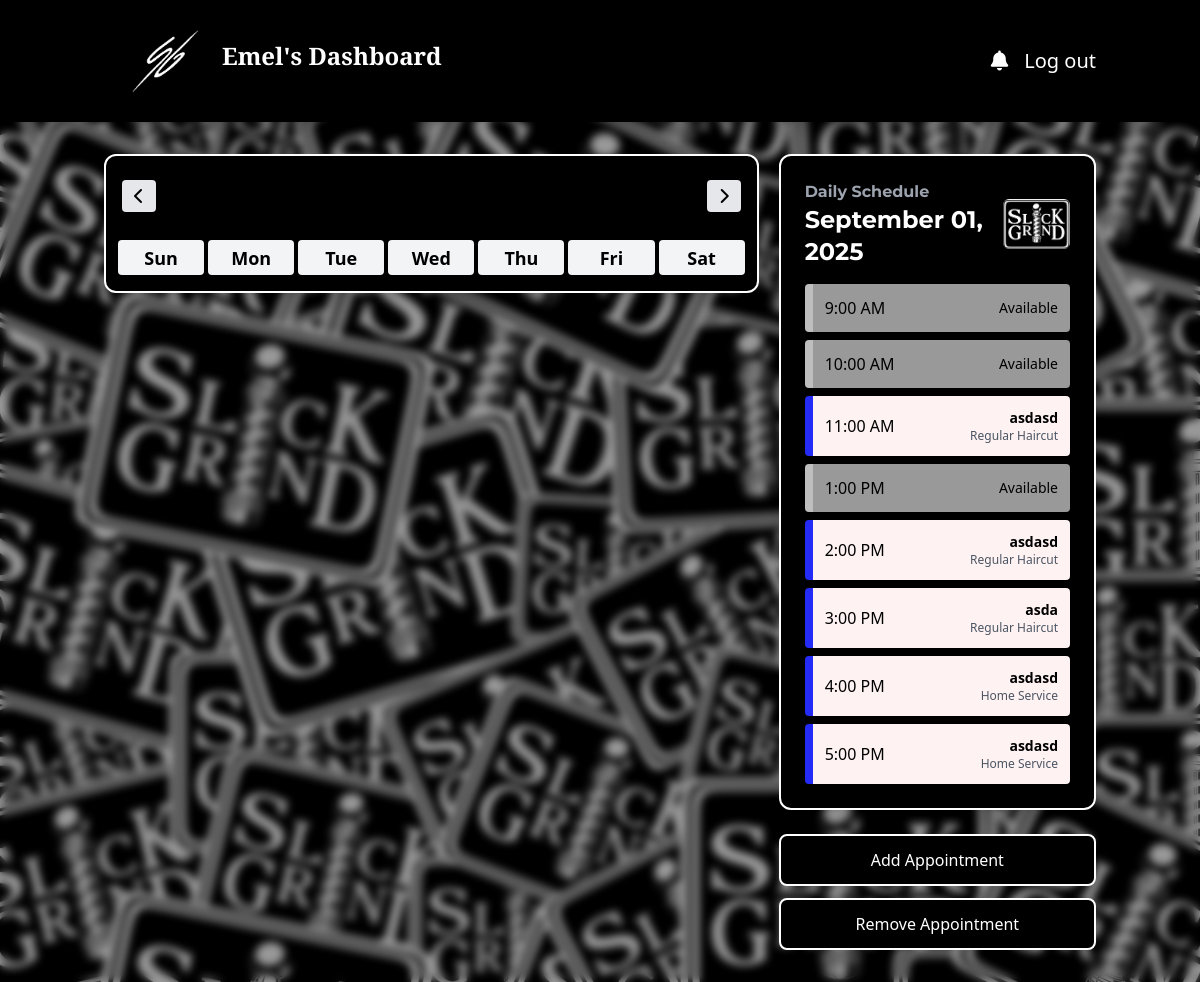
Screenshot of /admin/edashboard (signed in) with the database file from the repository.
### app/models.py (models this page shows, shortened)
class Appointment(db.Model):
    __tablename__ = "appointments"
    id = db.Column(db.Integer, primary_key=True)
    full_name = db.Column(db.String(100), nullable=False)
    cellphone = db.Column(db.String(20), nullable=False)
    email = db.Column(db.String(120), nullable=False)
    service = db.Column(db.String(100), nullable=False)
    barber = db.Column(db.String(100), nullable=False)
    date = db.Column(db.String(50), nullable=False)
    time = db.Column(db.String(50), nullable=False)
    created_at = db.Column(db.DateTime, default=datetime.utcnow)
    is_read = db.Column(db.Boolean, default=False)

### app/routes/admin_routes.py (the view)
@admin_bp.route("/edashboard")
@login_required
def Edashboard_home():
    logger.info(f"Current user: {current_user.username if current_user.is_authenticated else 'None'}")
    logger.info(f"Session contents: {session}")
    logger.info(f"Request cookies: {request.cookies}")
    logger.info(f"Request headers: {request.headers}")
    if not current_user.is_authenticated:
        logger.info("User not authenticated, redirecting to login")
        return redirect(url_for("admin.login"))
    today_dt = datetime.today()
    date_for_check = today_dt.strftime("%B %d, %Y")
    logger.debug(f"Edashboard: Querying for date {date_for_check}")
    try:
        appointments = Appointment.query.filter_by(barber="Emel Calomos", date=date_for_check).all()
        booked = {a.time: {
            'full_name': sanitize_string(a.full_name),
            'service': sanitize_string(a.service),
            'cellphone': sanitize_string(a.cellphone),
            'email': sanitize_string(a.email),
            'barber': sanitize_string(a.barber),
            'date': sanitize_string(a.date),
            'time': sanitize_string(a.time)
        } for a in appointments}
        logger.debug(f"Edashboard: Found {len(appointments)} appointments")
    except Exception as e:
        logger.error(f"Edashboard: Error querying appointments: {e}")
        booked = {}
    display_date = today_dt.strftime("%B %d, %Y")
    time_slots = [
        {'24h': '09:00', 'label': '9:00 AM'},
        {'24h': '10:00', 'label': '10:00 AM'},
        {'24h': '11:00', 'label': '11:00 AM'},
        {'24h': '13:00', 'label': '1:00 PM'},
        {'24h': '14:00', 'label': '2:00 PM'},
        {'24h': '15:00', 'label': '3:00 PM'},
        {'24h': '16:00', 'label': '4:00 PM'},
        {'24h': '17:00', 'label': '5:00 PM'},
    ]
    return render_template("admin/emel-dashboard_home.html",
                           username=current_user.username,
                           booked=booked,
                           time_slots=time_slots,
                           display_date=display_date)

### app/routes/admin_routes.py (called while the page is built)
def sanitize_string(s):
    if s is None:
        return 'N/A'
    return str(s)

### app/templates/admin/emel-dashboard_home.html (shortened to what this page needs)
<!DOCTYPE html>
<html lang="en">
<head>
    <script src="https://cdn.tailwindcss.com"></script>
    <link href="https://cdnjs.cloudflare.com/ajax/libs/font-awesome/6.0.0/css/all.min.css" rel="stylesheet">
</head>
<body class="body">
    <div class="fixed inset-0 bg-black/40 backdrop-blur-sm z-0"></div>
    <header class="calendar-header relative text-white shadow-lg z-50">
        <div class="container mx-auto px-4">
            <div class="flex justify-between items-center">
                <div class="flex flex-row m-4">
                    <img src="{{ url_for('static', filename='images/SG-LOGO.jpg')}}" class="w-[50px] h-[50px] rounded-full md:w-[60px] md:h-[60px] lg:w-[90px] lg:h-[90px]">
                    <h1 class="font-playfair font-bold text-xl md:text-xl lg:text-2xl xl:text-3xl mt-[12px] sm:mt-[12px] md:mt-[16px] lg:mt-[24px] ml-3">Emel's Dashboard</h1>
                </div>
                <div class="flex items-center space-x-4">
                    <div class="relative">
    <button id="notification-btn" class="text-white text-xs md:text-lg lg:text-xl xl:text-base relative">
        <i class="fas fa-bell"></i>
    </button>
</div>
                        <a href="{{ url_for('admin.logout') }}" class="btn btn-danger text-xs md:text-lg lg:text-xl xl:text-base">
                            Log out
                        </a>
                </div>
            </div>
        </div>
    </header>
    <main class="relative flex-1">
        <div class="container mx-auto px-4 py-8 relative z-10">
            <div class="grid grid-cols-1 lg:grid-cols-3 gap-5">
                <div class="lg:col-span-2">
                    <div class="rounded-xl shadow-lg p-3 bg-black border-2 border-white">
                        <div class="grid grid-cols-[1fr_auto_1fr] items-center w-full mb-6 p-1 mt-2 rounded-[4px]">
                            <button id="prevMonthBtn" class="justify-self-start px-3 py-1 bg-gray-200 rounded hover:bg-gray-300 transition">
                                <i class="fas fa-chevron-left h-[15px]"></i>
                            </button>
                            <span id="calendarMonthYear" class="justify-self-center text-center px-2 py-1 text-white font-semibold text-lg sm:text-lg md:text-xl lg:text-2xl xl:text-3xl font-montserrat"></span>
                            <button id="nextMonthBtn" class="justify-self-end px-3 py-1 bg-gray-200 rounded hover:bg-gray-300 transition">
                                <i class="fas fa-chevron-right h-[15px]"></i>
                            </button>
                        </div>
                        <div class="grid grid-cols-7 gap-1">
                            <div class="text-center rounded-[4px] py-1 font-semibold text-black bg-gray-100 h-[30px] sm:h-[30px] md:h-[50px] lg:h-[35px] text-sm sm:text-sm md:text-base lg:text-lg">Sun</div>
                            <div class="text-center rounded-[4px] py-1 font-semibold text-black bg-gray-100 h-[30px] sm:h-[30px] md:h-[50px] lg:h-[35px] text-sm sm:text-sm md:text-base lg:text-lg">Mon</div>
                            <div class="text-center rounded-[4px] py-1 font-semibold text-black bg-gray-100 h-[30px] sm:h-[30px] md:h-[50px] lg:h-[35px] text-sm sm:text-sm md:text-base lg:text-lg">Tue</div>
                            <div class="text-center rounded-[4px] py-1 font-semibold text-black bg-gray-100 h-[30px] sm:h-[30px] md:h-[50px] lg:h-[35px] text-sm sm:text-sm md:text-base lg:text-lg">Wed</div>
                            <div class="text-center rounded-[4px] py-1 font-semibold text-black bg-gray-100 h-[30px] sm:h-[30px] md:h-[50px] lg:h-[35px] text-sm sm:text-sm md:text-base lg:text-lg">Thu</div>
                            <div class="text-center rounded-[4px] py-1 font-semibold text-black bg-gray-100 h-[30px] sm:h-[30px] md:h-[50px] lg:h-[35px] text-sm sm:text-sm md:text-base lg:text-lg">Fri</div>
                            <div class="text-center rounded-[4px] py-1 font-semibold text-black bg-gray-100 h-[30px] sm:h-[30px] md:h-[50px] lg:h-[35px] text-sm sm:text-sm md:text-base lg:text-lg">Sat</div>
                        </div>
                    </div>
                </div>
                <div class="lg:col-span-1">
                    <div class="bg-black border-2 border-white rounded-xl shadow-lg p-6">
                        <div class="flex flex-row items-center justify-between">
                            <div>
                                <h3 class="text-base font-bold font-montserrat text-gray-400">
                                Daily Schedule
                                </h3>
                                <div class="mb-4">
                                <span class="text-2xl font-montserrat font-bold text-white" id="dailyScheduleDate">{{ display_date }}</span>
                                </div>
                            </div>
                            <img src="{{ url_for('static', filename='images/Slick.jpg')}}"
                            class="w-[70px] h-[50px] md:w-[70px] md:h-[50px] lg:w-[70px] rounded-[6px] lg:h-[50px] mb-4">
                        </div>
                        <div id="dailyScheduleList" class="space-y-2">
                            {% for slot in time_slots %}
                                {% set time_24 = slot['24h'] %}
                                {% if time_24 in booked %}
                                    <div class="time-slot booked flex items-center justify-between p-3 rounded" data-appointment='{{ booked[time_24] | tojson | safe }}'>
                                        <span class="font-medium">{{ slot['label'] }}</span>
                                        <div class="text-right">
                                            <div class="text-sm font-semibold">{{ booked[time_24]['full_name'] }}</div>
                                            <div class="text-xs text-gray-600">{{ booked[time_24]['service'] }}</div>
                                        </div>
                                    </div>
                                {% else %}
                                    <div class="time-slot available flex items-center justify-between p-3 rounded">
                                        <span class="font-medium">{{ slot['label'] }}</span>
                                        <span class="text-sm text-black">Available</span>
                                    </div>
                                {% endif %}
                            {% endfor %}
                        </div>
                    </div>
                    <div class="mt-6 space-y-3">
                        <button id="addAppointmentBtn" class="w-full bg-black text-white py-3 rounded-lg hover:bg-white hover:text-black border-2 border-white transition">
                            Add Appointment
                        </button>
                        <button id="removeAppointmentBtn" class="w-full bg-black text-white py-3 rounded-lg hover:bg-white hover:text-black border-2 border-white transition">
                            Remove Appointment
                        </button>
                    </div>
                </div>
            </div>
        </div>
    </main>
</body>
</html>

### app/templates/admin/emel-dashboard_home.html (style rules this page uses)
.font-montserrat { font-family: "Montserrat", sans-serif; }
.font-playfair { font-family: "Playfair Display", serif; }
.time-slot { min-height: 40px; border-left: 8px solid #e5e7eb; transition: all 0.2s ease; }
.time-slot.booked { border-left-color: #242bf6; background-color: #fef2f2; cursor: pointer; }
.time-slot.available { border-left-color: #bebebe; background-color: #999999; }
.calendar-header { background: linear-gradient(135deg, #000000 0%, #000000 100%); }
.body { background-image: url("/static/images/background.jpg"); background-size: cover; background-position: center; }

### rows the page displays
Appointment: full_name "asdasd", service "Regular Haircut"
Appointment: full_name "asdasd", service "Regular Haircut"
Appointment: full_name "asda", service "Regular Haircut"
Appointment: full_name "asdasd", service "Home Service"
Appointment: full_name "asdasd", service "Home Service"

### other values shown
{{ slot['label'] }} "9:00 AM" "10:00 AM" "1:00 PM"
{{ slot['label'] }} "11:00 AM" "2:00 PM" "3:00 PM" "4:00 PM" "5:00 PM"
